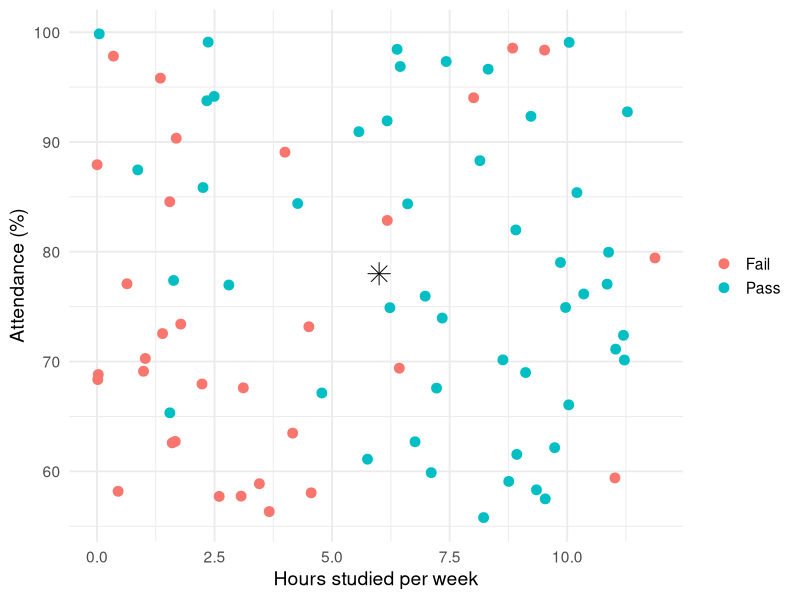
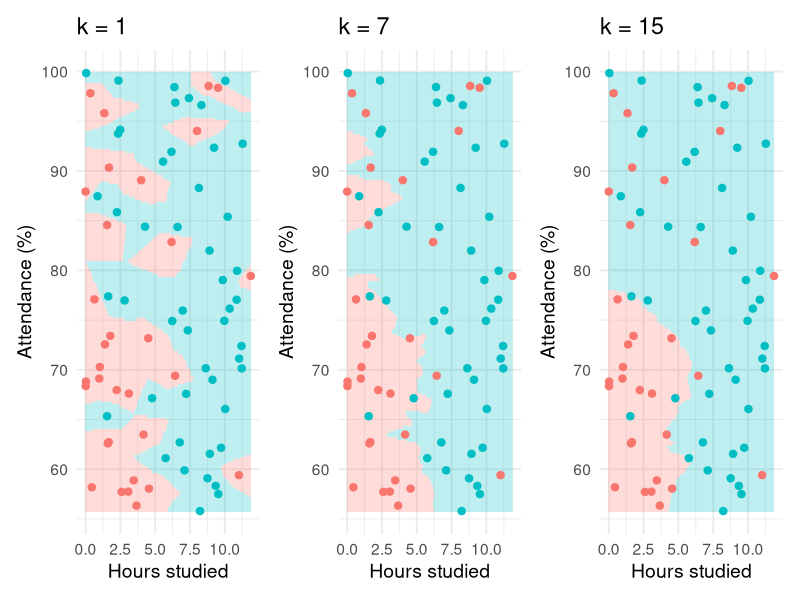

These charts were generated, in order, by the following R code:
## ---- chunk 1
#| echo: false
#| message: false


library(tidyverse)

set.seed(42)

n <- 200

students <- tibble(
  study = runif(n, 0, 12),
  attendance = runif(n, 55, 100)
)

# Probability of passing
students <- students |>
  mutate(
    eta = -6 +
      0.45 * study +
      0.055 * attendance,
    p_pass = plogis(eta),
    pass = rbinom(n, size = 1, prob = p_pass),
    pass = factor(
      pass,
      levels = c(0, 1),
      labels = c("Fail", "Pass")
    )
  )

students <- students |>
mutate(id = row_number())


set.seed(123)

training <- students |>
  slice_sample(n = 80)

validation <- students |>
  filter(!id %in% training$id) |>
  slice_sample(n = 40)

new_student <- tibble(
  study = 6,
  attendance = 78
)

p1 <- ggplot(training,
             aes(x = study, y = attendance, color = pass)) +
  geom_point(size = 3) +
  geom_point(
    data = new_student,
    aes(x = study, y = attendance),
    inherit.aes = FALSE,
    shape = 8,
    size = 5,
    color = "black"
  ) +
  labs(
    x = "Hours studied per week",
    y = "Attendance (%)",
    color = NULL
  ) +
  theme_minimal(base_size = 14)

p1

## ---- chunk 2
#| echo: false
#| message: false
#| fig-width: 12
#| fig-height: 4

library(tidyverse)
library(class)
library(patchwork)




plot_knn <- function(k) {
  
  # Grid covering the predictor space
  grid <- expand_grid(
    study = seq(
      min(training$study),
      max(training$study),
      length.out = 200
    ),
    attendance = seq(
      min(training$attendance),
      max(training$attendance),
      length.out = 200
    )
  )
  
  # KNN prediction for every point in the grid
  grid$prediction <- knn(
    train = training |> select(study, attendance),
    test = grid |> select(study, attendance),
    cl = training$pass,
    k = k
  )
  
  # Plot
  ggplot() +
    geom_raster(
      data = grid,
      aes(
        x = study,
        y = attendance,
        fill = prediction
      ),
      alpha = 0.25
    ) +
    
    geom_point(
      data = training,
      aes(
        x = study,
        y = attendance,
        color = pass
      ),
      size = 2.2
    ) +
    
    labs(
      title = paste0("k = ", k),
      x = "Hours studied",
      y = "Attendance (%)"
    ) +
    
    guides(
      fill = "none",
      color = "none"
    ) +
    
    theme_minimal(base_size = 14)
}


p1 <- plot_knn(1)
p2 <- plot_knn(7)
p3 <- plot_knn(15)

p1 + p2 + p3

## ---- chunk 3
#| echo: false
#| message: false

library(class)

# Values of k to try
k_values <- c(1, 3, 5, 7, 10, 15, 20)

library(tidyverse)
library(class)

# Values of k to try
k_values <- c(1, 3, 5, 7, 10, 15, 20)

# Calculate validation error for each k
errors <- map_dfr(k_values, function(k) {
  
  pred_validation <- knn(
    train = training |> select(study, attendance),
    test  = validation |> select(study, attendance),
    cl    = training$pass,
    k     = k
  )
  
  tibble(
    k = k,
    error_rate = mean(pred_validation != validation$pass)
  )
})


error_table <- errors |>
  mutate(
    error_rate = scales::percent(error_rate, accuracy = 0.1),
    k = paste0("k = ", k)
  ) |>
  pivot_wider(
    names_from = k,
    values_from = error_rate
  )

knitr::kable(
  error_table,
  align = "c"
)


## ---- chunk 4
#| echo: false
#| message: false

library(tidyverse)
library(class)

set.seed(123)

# Create 5 folds
training <- training |>
  mutate(
    fold = sample(rep(1:5, length.out = n()))
  )

# Values of k to compare
k_values <- c(1, 3, 5, 7, 10, 15, 20)

# 5-fold cross-validation
cv_errors <- map_dfr(k_values, function(k) {
  
  fold_errors <- map_dbl(1:5, function(f) {
    
    # Four folds used for training
    train_fold <- training |>
      filter(fold != f)
    
    # Remaining fold used for validation
    validation_fold <- training |>
      filter(fold == f)
    
    # KNN predictions
    pred <- knn(
      train = train_fold |> select(study, attendance),
      test  = validation_fold |> select(study, attendance),
      cl    = train_fold$pass,
      k     = k
    )
    
    # Error rate for this fold
    mean(pred != validation_fold$pass)
  })
  
  tibble(
    k = k,
    cv_error = mean(fold_errors)
  )
})

cv_errors |>
  mutate(
    k = paste0("k = ", k),
    cv_error = scales::percent(cv_error, accuracy = 0.1)
  ) |>
  pivot_wider(
    names_from = k,
    values_from = cv_error
  ) |>
  knitr::kable(
    align = "c"
  )
